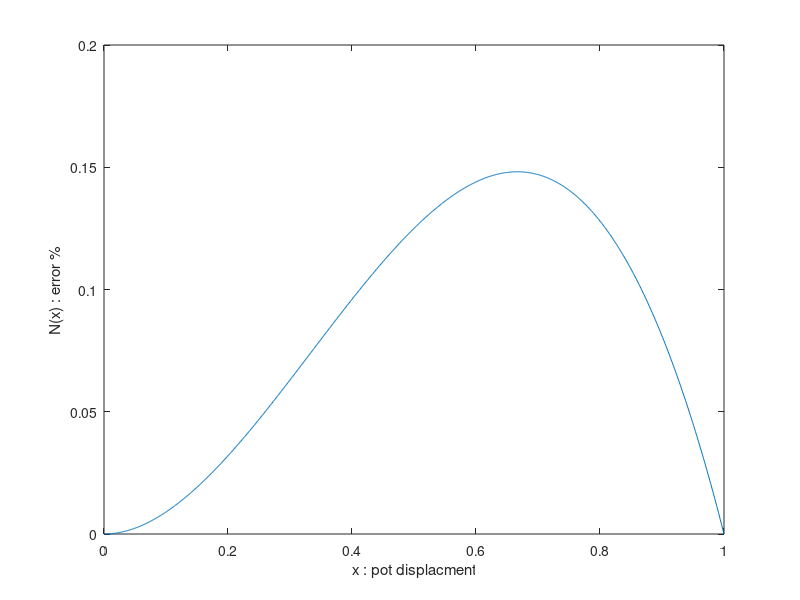

This figure's MATLAB source:
x = linspace(0,1,1000);
Rp = 1000;
Rl = 10000;
Vs = 10;


N = Vs .* (x.^2 - x.^3) .* (Rp/Rl)
plot(x,N)
ylabel("N(x) : error %")
xlabel("x : pot displacment")
